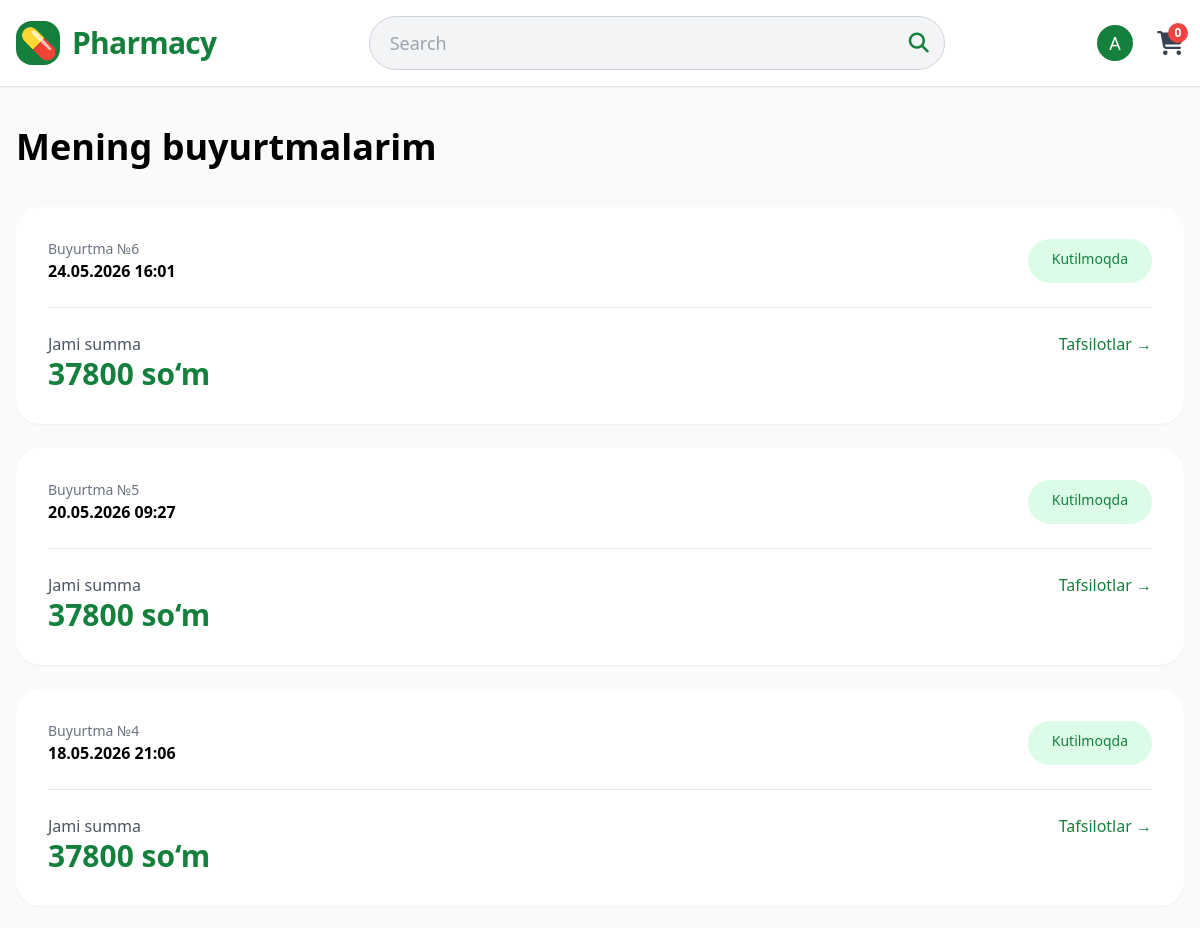
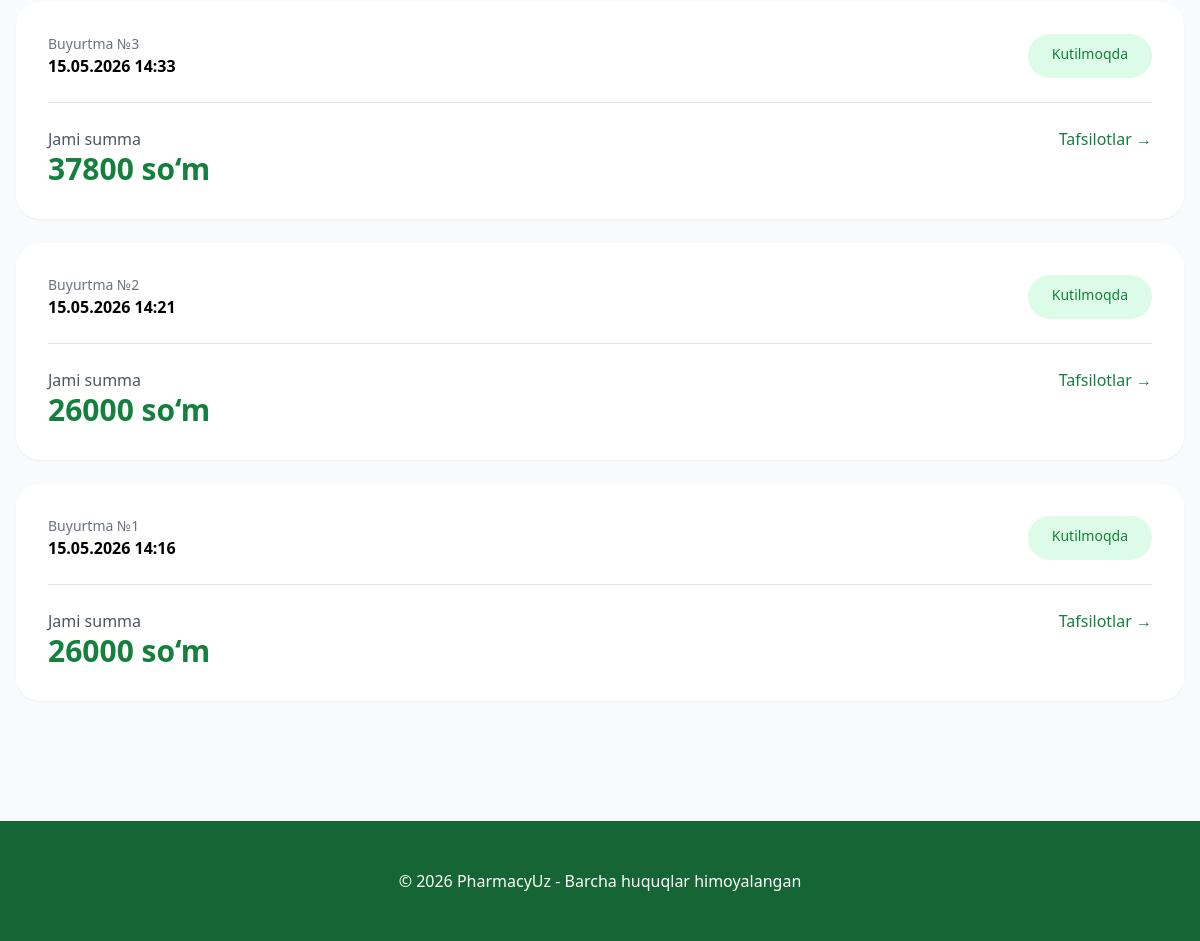
The page /orders/my-orders/ (signed in) on the database its author committed (2 pictures, top to bottom).
### orders/models.py (models this page shows, shortened)
class Order(models.Model):
    STATUS_CHOICES = [
        ('pending', 'Kutilmoqda'),
        ('processing', 'Tayyorlanmoqda'),
        ('shipped', 'Yuborildi'),
        ('delivered', 'Yetkazildi'),
        ('cancelled', 'Bekor qilindi'),
    ]
    user = models.ForeignKey(User, on_delete=models.CASCADE, null=True, blank=True)
    full_name = models.CharField(max_length=150)
    phone = models.CharField(max_length=20)
    address = models.TextField()
    city = models.CharField(max_length=100, default="Toshkent")
    total_amount = models.DecimalField(max_digits=12, decimal_places=0)
    status = models.CharField(max_length=20, choices=STATUS_CHOICES, default='pending')
    created_at = models.DateTimeField(auto_now_add=True)

### orders/views.py (the view)
# urls.py: path('my-orders/', views.my_orders, name='my_orders'),
@login_required
def my_orders(request):
    orders = Order.objects.filter(user=request.user).order_by('-created_at')
    context = {'orders': orders}
    return render(request, 'orders/my_orders.html', context)

### templates/orders/my_orders.html (shortened to what this page needs)
{% extends 'base.html' %}
{% block content %}
<div class="max-w-7xl mx-auto px-4 py-10">
    <h1 class="text-4xl font-bold mb-10">Mening buyurtmalarim</h1>
    {% if orders %}
        <div class="space-y-6">
            {% for order in orders %}
            <div class="bg-white rounded-3xl p-8 shadow-sm">
                <div class="flex flex-col md:flex-row justify-between gap-6">
                    <div>
                        <p class="text-sm text-gray-500">Buyurtma №{{ order.id }}</p>
                        <p class="font-semibold">{{ order.created_at|date:"d.m.Y H:i" }}</p>
                    </div>
                    <span class="px-6 py-2.5 rounded-full text-sm font-medium bg-green-100 text-green-700">
                        {{ order.get_status_display }}
                    </span>
                </div>
                <div class="mt-6 pt-6 border-t flex justify-between">
                    <div>
                        <p class="text-gray-600">Jami summa</p>
                        <p class="text-3xl font-bold text-green-700">{{ order.total_amount }} so‘m</p>
                    </div>
                    <a href="#" class="text-green-700 hover:underline">Tafsilotlar →</a>
                </div>
            </div>
            {% endfor %}
        </div>
    {% else %}
        <div class="text-center py-24 bg-white rounded-3xl">
            <h2 class="text-3xl font-semibold">Sizda hali buyurtma yo‘q</h2>
            <a href="{% url 'product_list' %}" class="text-green-700 mt-6 inline-block">Dorilarni ko‘rish →</a>
        </div>
    {% endif %}
</div>
{% endblock %}

### templates/base.html (shortened to what this page needs)
<!DOCTYPE html>
<html lang="uz">
<head>
    <script src="https://cdn.tailwindcss.com"></script>
    <link rel="stylesheet" href="https://cdnjs.cloudflare.com/ajax/libs/font-awesome/6.5.1/css/all.min.css">
</head>
<body class="bg-gray-50">
    <header class="bg-white shadow-sm border-b sticky top-0 z-50">
        <div class="max-w-7xl mx-auto px-4">
            <div class="flex items-center justify-between py-4">
                <div class="flex items-center gap-3">
                    <div class="w-10 h-10 md:w-11 md:h-11 bg-green-700 rounded-2xl flex items-center justify-center text-3xl shadow-inner">💊</div>
                    <h1 class="text-2xl md:text-3xl font-bold text-green-700 tracking-tight">Pharmacy</h1>
                </div>
                <div class="flex-1 max-w-xl mx-4 md:mx-8">
                    <form action="{% url 'product_list' %}" method="GET">
                        <div class="relative">
                            <input type="text" name="q" value="{{ search_query|default:'' }}"
                                   class="w-full py-3 px-5 bg-gray-100 border border-gray-300 rounded-full focus:outline-none focus:border-green-600 text-base md:text-lg"
                                   placeholder="Search">
                            <button type="submit"
                                    class="absolute right-4 top-1/2 -translate-y-1/2 text-green-700 hover:text-green-800">
                                <i class="fas fa-search text-xl"></i>
                            </button>
                        </div>
                    </form>
                </div>
                <div class="flex items-center gap-3 md:gap-6">
                    {% if user.is_authenticated %}
                        <div class="relative group">
                            <button class="flex items-center gap-2 focus:outline-none">
                                <div class="w-8 h-8 md:w-9 md:h-9 bg-green-700 text-white rounded-full flex items-center justify-center text-lg font-medium">
                                    {{ user.email|slice:":1"|upper }}
                                </div>
                            </button>
                        </div>
                    {% else %}
                        <a href="{% url 'account_login' %}" class="hidden md:block text-gray-700 hover:text-green-700">Kirish</a>
                        <a href="{% url 'account_signup' %}"
                           class="bg-green-700 text-white px-4 md:px-6 py-2 rounded-full hover:bg-green-800 transition text-sm md:text-base">
                            Ro‘yxatdan o‘tish
                        </a>
                    {% endif %}
                    <a href="{% url 'cart' %}" class="relative text-2xl text-gray-700 hover:text-green-700">
                        <i class="fas fa-shopping-cart"></i>
                        <span id="cart-count"
                              class="absolute -top-1 -right-1 bg-red-500 text-white text-xs font-bold w-5 h-5 rounded-full flex items-center justify-center">0</span>
                    </a>
                </div>
            </div>
        </div>
    </header>
    {% block content %}
    {% endblock %}
    <footer class="bg-green-800 text-white py-12 mt-20">
        <div class="max-w-7xl mx-auto px-4 text-center">
            <p>© 2026 PharmacyUz - Barcha huquqlar himoyalangan</p>
        </div>
    </footer>
</body>
</html>

### rows shown on the page
Order: id "6", created_at "24.05.2026 16:01", status "Kutilmoqda", total_amount "37800"
Order: id "5", created_at "20.05.2026 09:27", status "Kutilmoqda", total_amount "37800"
Order: id "4", created_at "18.05.2026 21:06", status "Kutilmoqda", total_amount "37800"
Order: id "3", created_at "15.05.2026 14:33", status "Kutilmoqda", total_amount "37800"
Order: id "2", created_at "15.05.2026 14:21", status "Kutilmoqda", total_amount "26000"
Order: id "1", created_at "15.05.2026 14:16", status "Kutilmoqda", total_amount "26000"

### other values the page prints
{{ user.email|slice:":1"|upper }} "A"
